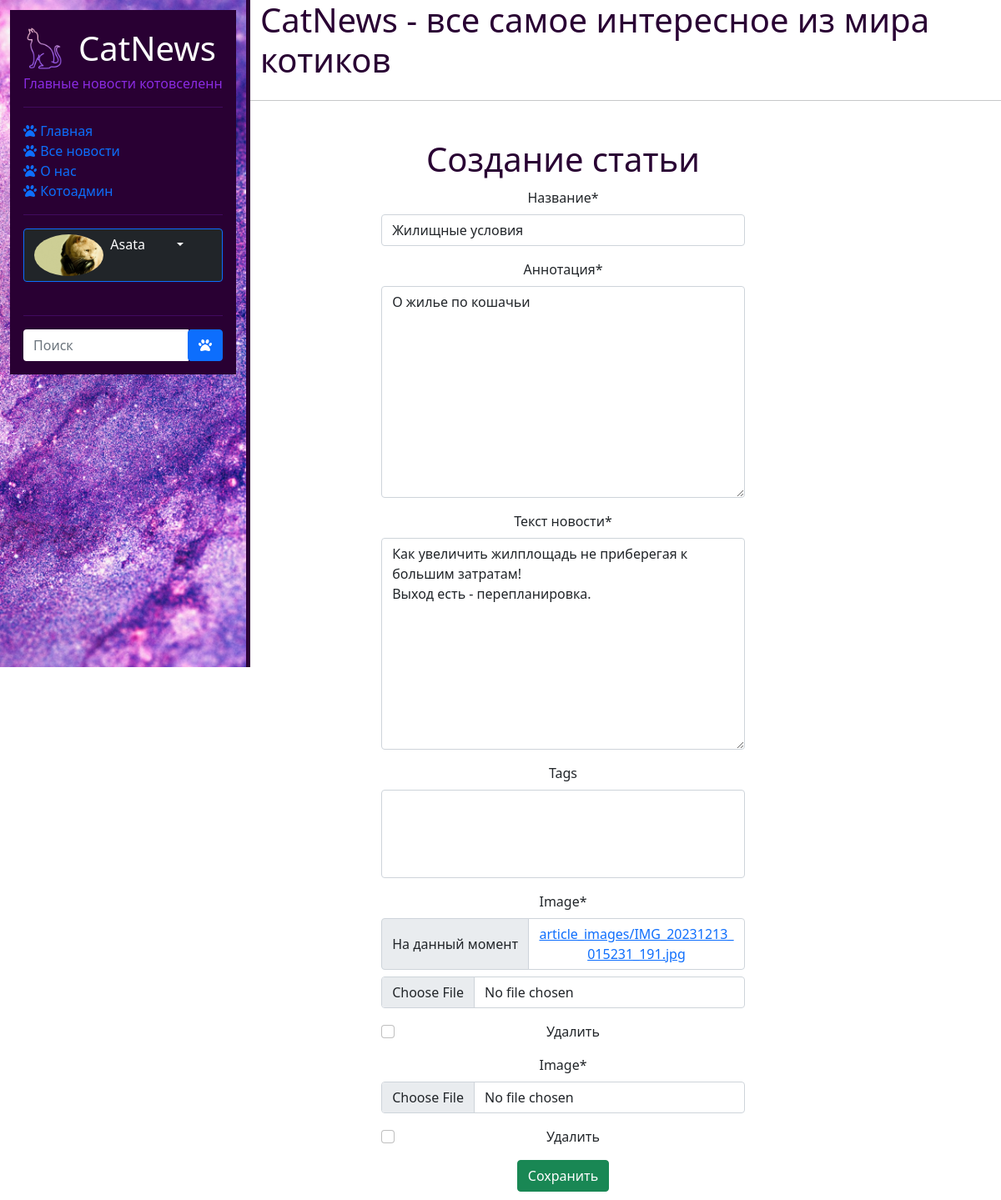
The page /news/update/6 (signed in) on the database as committed earlier.
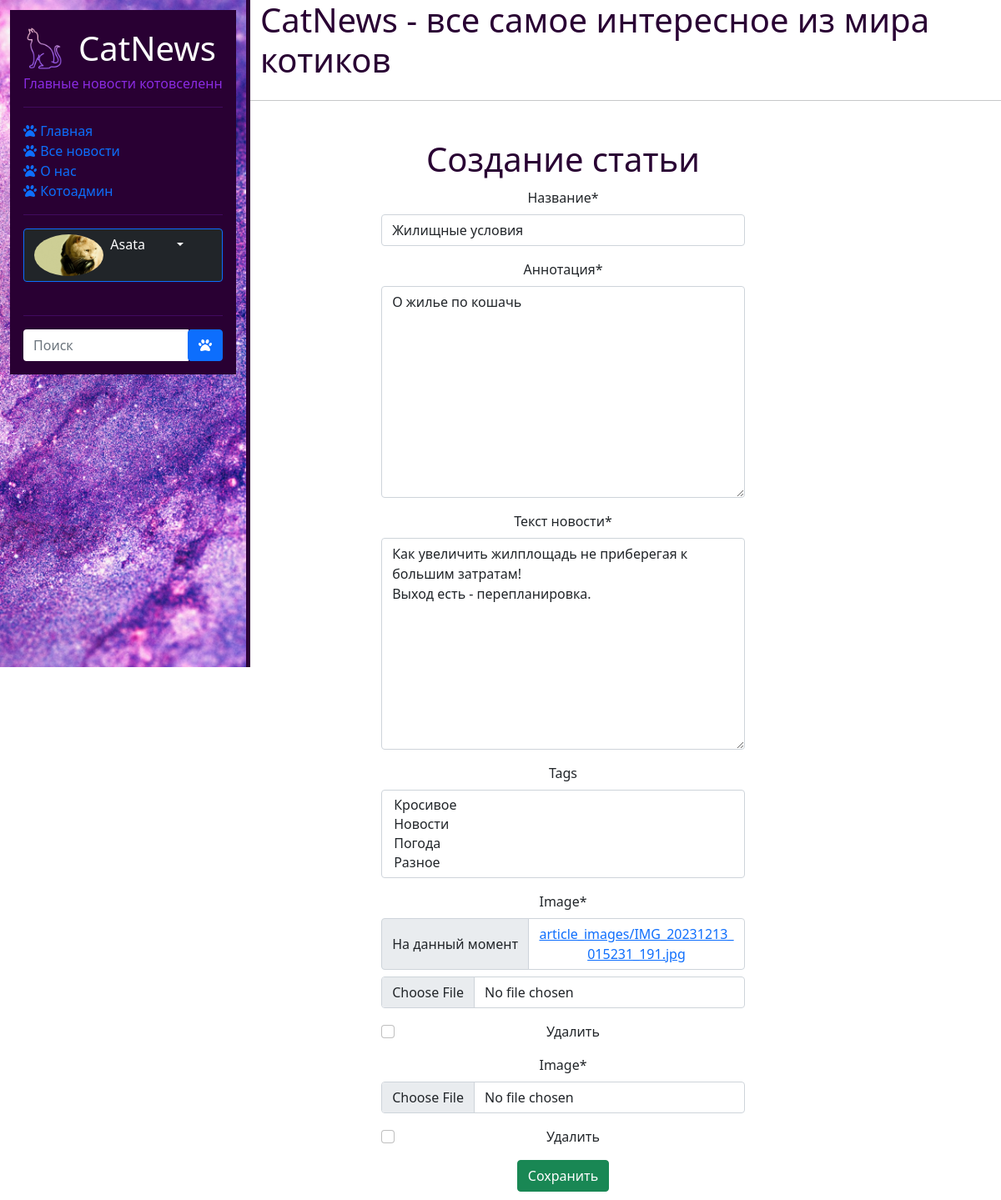
The same page on the database as committed later.
### news/models.py (models this page shows, shortened)
class Article(models.Model):
    categories = (('E','Экономика'),
                  ('N','Новости'),
                  ('J','Жилье'),
                  ('R','Разное'))
    author = models.ForeignKey(User, on_delete=models.SET_NULL, null=True)
    title = models.CharField('Название',max_length=50,default='')
    anouncement = models.TextField('Аннотация',max_length=250)
    text = models.TextField('Текст новости')
    date = models.DateTimeField('Дата публикации',auto_now=True)
    category = models.CharField(choices=categories, max_length=20,verbose_name='Категории')
    tags = models.ManyToManyField(to=Tag, blank=True)
    slug = models.SlugField()
    objects = models.Manager()
    published = PublishedToday()
    class Meta:
        ordering = ['title','date']
        verbose_name= 'Новость'
        verbose_name_plural='Новости'

class Tag(models.Model):
    title = models.CharField(max_length=80)
    status = models.BooleanField(default=True)
    def __str__(self):
        return self.title
    class Meta:
        ordering = ['title','status']
        verbose_name= 'Тэг'
        verbose_name_plural='Тэги'

### news/views.py (the view, shortened to what this page needs)
# urls.py: path('update/<int:pk>', views.ArticleUpdateView.as_view(), name='news_update'),
class ArticleUpdateView(UpdateView):
    model = Article
    template_name = 'news/create_article.html'
    fields = ['title','anouncement','text','tags']
    def get_context_data(self, **kwargs):
        context = super(ArticleUpdateView, self).get_context_data(**kwargs)
        current_object = self.object
        images = Image.objects.filter(article=current_object)
        context['image_form'] = ImagesFormSet(instance=current_object)
        return context

### news/templates/news/create_article.html (shortened to what this page needs)
{% extends 'main/base_template.html' %}
{% load static %}
{% load bootstrap5 %}
{% load crispy_forms_tags %}
{% block content %}
        <div class="row">
            <div class="text-center" style="margin-top:30px;">
                    <h1>Создание статьи</h1>
            <form method="post" class="contact_form" enctype="multipart/form-data">
                {{ form|crispy }}
                {{ image_form|crispy }}
                <input type="submit" class="btn btn-success" value = "Сохранить">
            </form>
            </div>
        </div>
{% endblock %}

Rows that differ between the two databases and show on the page:
changed Article "Жилищные условия": anouncement "О жилье по кошачьи" → "О жилье по кошачь"
Other text that changed with them:
form field tags: (not shown) → "Кросивое / Новости / Погода / Разное"
